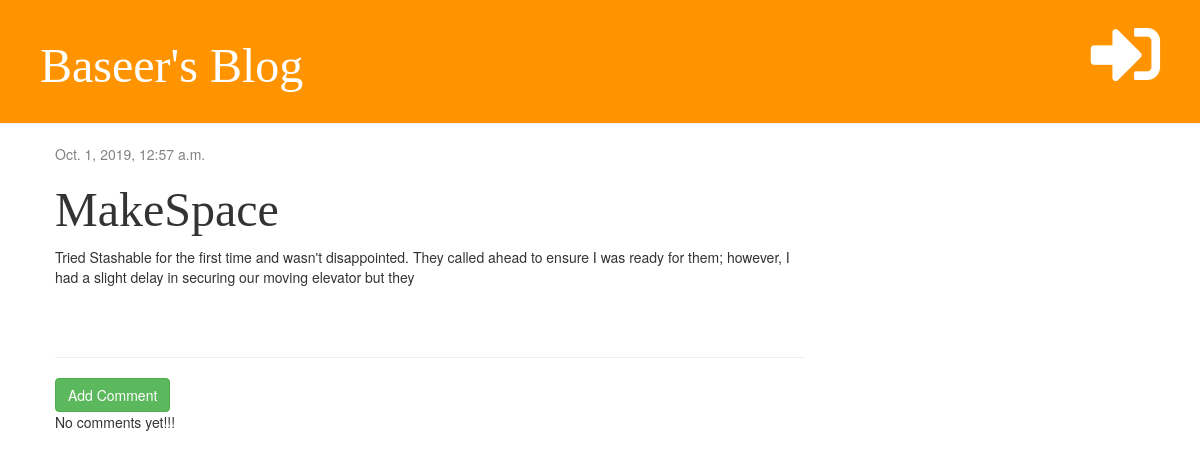
Screenshot of /post/9/ with the database file from the repository.
### blog/models.py (models this page shows, shortened)
class Post(models.Model):
    author = models.ForeignKey('auth.User', on_delete=models.CASCADE)
    title = models.CharField(max_length=200)
    text = models.TextField()
    created_date = models.DateTimeField(default=timezone.now)
    published_date = models.DateTimeField(blank=True,null=True)
    def __str__(self):
        return self.title

### blog/views.py (the view)
# urls.py: path('post/<int:postid>/', views.post_detail, name='post_detail'),
def post_detail(request, postid):
    post = get_object_or_404(Post, pk=postid)
    print(postid)
    print(post)
    print(post.title)
    return render(request, 'blog/post_detail.html', {'post': post})

### blog/templates/blog/post_detail.html (shortened to what this page needs)
{% extends 'blog/base.html' %}
{% block content %}
    <div class="post">
        {% if post.published_date %}
            <div class="date">
                {{ post.published_date }}
            </div>
        {% else %}
            <a href="{% url 'post_publish' pk=post.pk %}" class="btn btn-primary">Publish</a>
        {% endif %}
        <h1>{{ post.title }}</h1>
        <p> {{ post.text|linebreaksbr }}</p>
    </div>
    <hr>
    <a href="{% url 'add_comment' pk=post.pk %}" class="btn btn-success">Add Comment</a>
    {% for comment in post.comments.all %}
        <div class="comment">
            <div class="date">
                {{ comment.created_date }}
            </div>
            <a href="{% url 'remove_comment' pk=comment.pk %}"><i class="fas fa-trash-alt"></i></a>
            <strong>{{ comment.author }}</strong>
            <p>{{ comment.text }}</p>
        </div>
    {% empty %}
        <p>No comments yet!!!</p>
    {% endfor %}
{% endblock %}

### blog/static/css/blog.css (style rules this page uses)
h1, h2, h3, h4 { font-family: 'Inconsolata', 'Droid Sans', serif; font-size: 48px; }
.date { color: #828282; }
.post { margin-bottom: 70px; }

### rows the page displays
Post: published_date "Oct. 1, 2019, 12:57 a.m.", title "MakeSpace", text "Tried Stashable for the first time and wasn't disappointed. They called ahead to ensure I was ready for them; however, I had a slight delay in securing our moving elevator but they"
